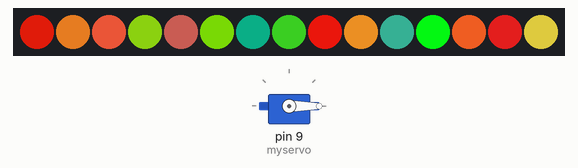
Bench run of a sketch on a simulated Arduino Uno, built with avr-gcc and run on an emulated ATmega328P. On the bench: servo, 15 RGB LEDs in strip order, left to right. Dim RGB values are drawn brighter than linear; random numbers use the default seed unless the sketch sets one.

Above: at 0.01 s.
At 9.94 s:
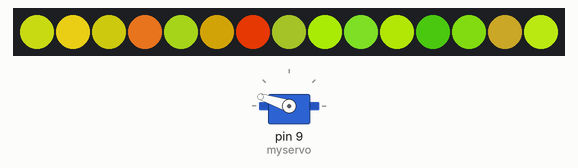
At 19.87 s:
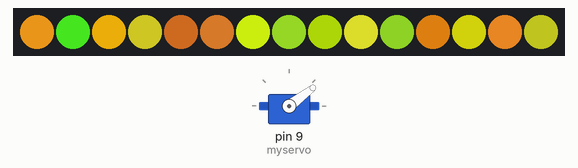
At 39.84 s:
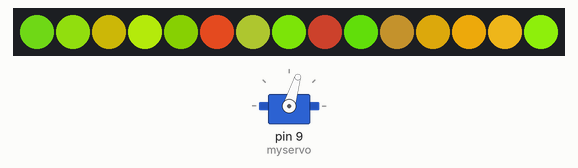
Timing chart, 0 to 40.0 s (numbered marks = the images above):
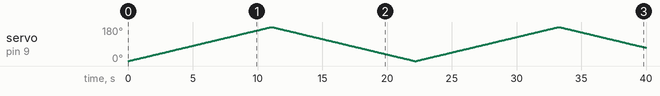

The sketch:

FlowerMotorBlinkyGoGo.ino
```cpp
#include <Adafruit_NeoPixel.h>
#ifdef __AVR_ATtiny85__ // Trinket, Gemma, etc.
#include <avr/power.h>
#endif
#include <Servo.h>

Servo myservo;  // create servo object to control a servo
int pos = 0;    // variable to store the servo position
#define PIN 6
#define Pixels 15

Adafruit_NeoPixel strip = Adafruit_NeoPixel(Pixels, PIN, NEO_GRB + NEO_KHZ800);

int fadeRate = 50;
int MaxBrightness = 255;
int TotalSteps = 2;
void setup() {
  myservo.attach(9);  // attaches the servo on pin 9 to the servo object
  strip.begin();
  for (int i = 0; i < Pixels; i++)
  {
    strip.setPixelColor(i, random(0, MaxBrightness), random(0, MaxBrightness), random(0, 50));
  }
  strip.show(); // Initialize all pixels to a Random Color.

}

void loop() {
  for (pos = 0; pos <= 180; pos += 1) { // goes from 0 degrees to 180 degrees
    // in steps of 1 degree
    myservo.write(pos);              // tell servo to go to position in variable 'pos'
    doittoit(int(random(0, Pixels+1)));
  }
  for (pos = 180; pos >= 0; pos -= 1) { // goes from 180 degrees to 0 degrees
    myservo.write(pos);              // tell servo to go to position in variable 'pos'
    doittoit(int(random(0, Pixels+1)));
  }
}

void doittoit(int LEDNumber){

  uint8_t LED = LEDNumber;  // Pick a random pixel
  // Get the colors of the current pixel.
  uint32_t c = strip.getPixelColor(LED);
  uint8_t  redCur = (c >> 16) & 0xFF;
  uint8_t  greenCur = (c >>  8) & 0xFF;
  uint8_t  blueCur = c & 0xFF;
  //Pick a new random color
  uint8_t redNew = random(0, MaxBrightness);
  uint8_t greenNew = random(0, MaxBrightness);
  uint8_t blueNew = random(0, 100);
  // Start fade between the two colors
  for (int i = 1; i < TotalSteps; i++)
  {
    uint8_t red = (((redCur * (TotalSteps - i)) + (redNew * i)) / TotalSteps);
    uint8_t green = (((greenCur * (TotalSteps - i)) + (greenNew * i)) / TotalSteps);
    uint8_t blue = (((blueCur * (TotalSteps - i)) + (blueNew * i)) / TotalSteps);
    // Sets the pixel to the color adjusted in the fade
    strip.setPixelColor(LED, red, green, blue/2);
    strip.show();
    delay(fadeRate);
  }
  delay(10);
}
```
